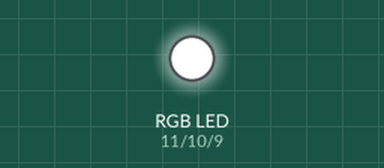
Bench run of a sketch on a simulated Arduino Uno, built with avr-gcc and run on an emulated ATmega328P. Shown: an RGB LED mixed from three pins (HIGH = lit).

Above: at 0.05 s.
At 2.75 s:
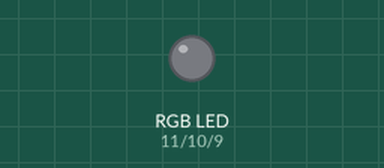
Timing chart, 0 to 3.0 s (numbered marks = the images above):
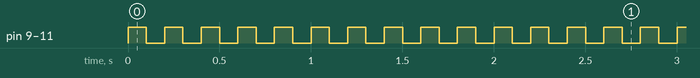

Measured:
- by itself, pin 9 (B), pin 10 (G), pin 11 (R): alternates HIGH for 0.10 s and LOW for 0.10 s

The sketch:

Strobo.ino
```cpp
/* ===== Controlando fita de LED RGB com o Arduino =====

   Autor: Eletrogate
   Data: 01/09/2021

   ===================================================== */

//nomeando os pinos PWM do arduino conforme as cores do padrão RGB
   #define R 11
   #define G 10
   #define B 9

//variáveis de controle para cada cor do padrão RGB
   int vermelho, verde, azul;

void setup() {
//setando os pinos PWM do Arduino como saída
  pinMode(R, OUTPUT);
  pinMode(G, OUTPUT);
  pinMode(B, OUTPUT);
}

void loop(){
//liga os leds formando a cor branca por 1s
  analogWrite(R, 255);
  analogWrite(G, 255);
  analogWrite(B, 255);
  delay(100);

//desliga todas as cores por 1s
  analogWrite(R, 0);
  analogWrite(G, 0);
  analogWrite(B, 0);
  delay(100);

//reinicia o processo
}
```
